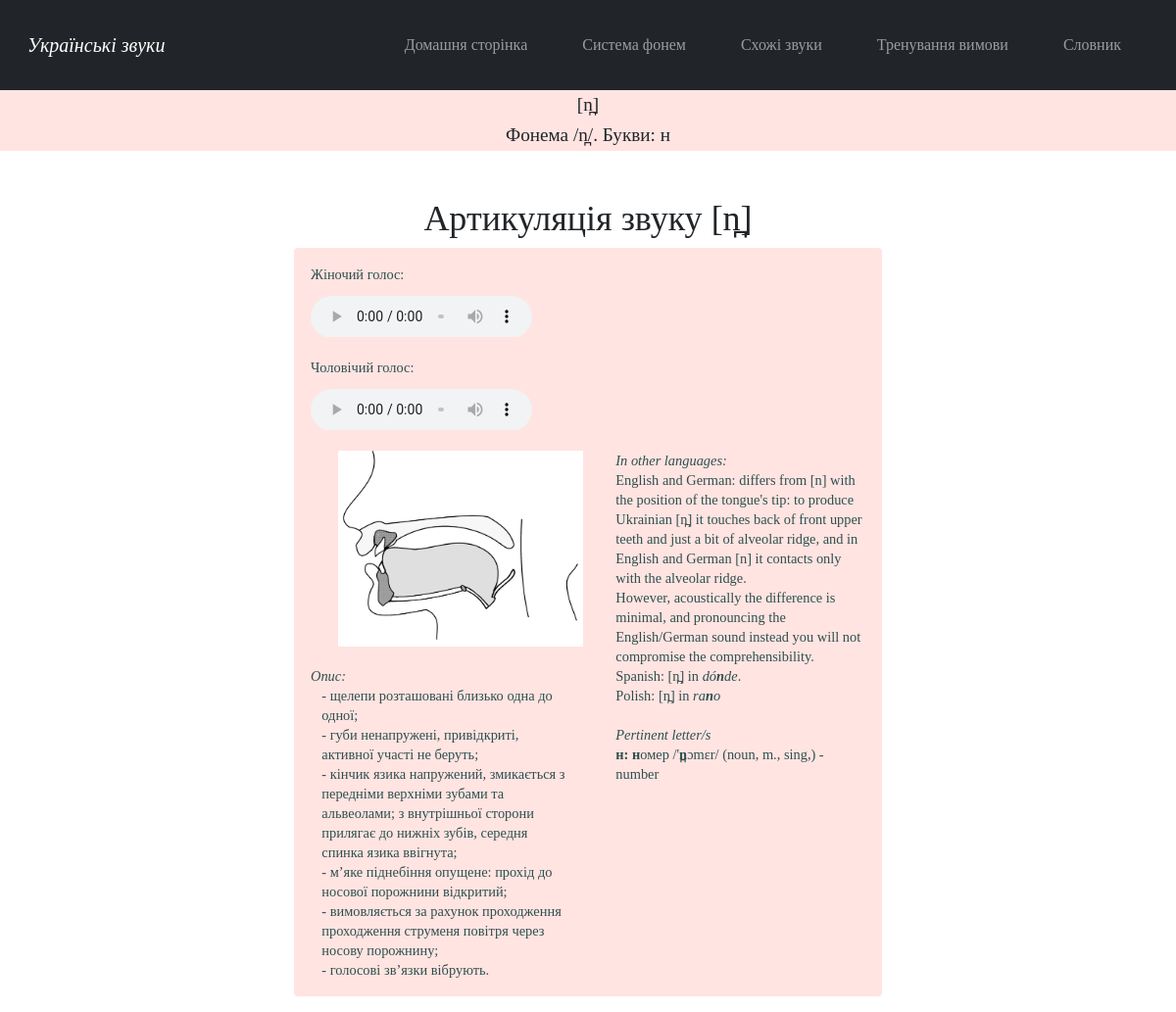
Screenshot of /sound_n with the database file from the repository.
### main/models.py (models this page shows)
class InformationAboutConsonants(models.Model):
    id = models.AutoField('id', primary_key=True)
    sound = models.CharField('звук', max_length=6)
    place_of_articulation = models.TextField('місце артикуляції', default='')
    way_of_articulation = models.TextField('спосіб артикуляції', default='')
    palatalization = models.TextField('ступінь палаталізації', default='')
    description = models.TextField('опис вимови')
    eng_description = models.TextField('англ. опис вимови', default='')
    image = models.ImageField('ілюстрація вимови', upload_to="media")
    audio = models.FileField(upload_to='documents/', default='')
    male_audio = models.FileField(upload_to='documents/', default='')

### main/views.py (the view)
# urls.py: path("sound_n", views.sound_n, name='sound_n'),
def sound_n(request):
    information = InformationAboutConsonants.objects.filter(sound__contains='n̪')
    return render(request, 'main/sound_n.html', {'information': information})

### main/templates/main/sound_n.html
{% extends 'main/pattern_for_consonants.html' %}
{% load static %}
{% block sound %}[n̪]{% endblock %}
{% block phoneme %}/n̪/{% endblock %}
{% block letter %}н{% endblock %}
{% block examples %}<i>In other languages:</i>
English and German: differs from [n] with the position of the tongue's tip: to produce Ukrainian [n̪] it touches back of front upper teeth and just a bit of alveolar ridge, and in English and German [n] it contacts only with the alveolar ridge.
However, acoustically the difference is minimal, and pronouncing the English/German sound instead you will not compromise the comprehensibility.
Spanish: [n̪] in <i>dó<b>n</b>de</i>.
Polish: [n̪] in <i>ra<b>n</b>o</i>
<i>Pertinent letter/s</i>
<b>н: </b><b>н</b>омер /'<b>n̪</b>ɔmɛr/ (noun, m., sing,) - number
{% endblock %}

### main/templates/main/pattern_for_consonants.html (shortened to what this page needs)
{% extends 'main/pattern.html' %}
{% load i18n %}
{% load static %}
{% block stylesheet %}<link rel="stylesheet" href="{% static 'main/css/pattern_separate_sounds.css' %}">{% endblock %}
{% block content %}
<main>
    <div class="header">
        <h2>{% block sound %}{% endblock %}</h2>
         <h3>{% translate "Phoneme" %} {% block phoneme %}{% endblock %}.
            {% translate "Letters:" %} {% block letter %}{% endblock %}</h3>
    </div>
    <div class="main_content">
        {% get_current_language as LANGUAGE_CODE %}
        {% for el in information%}
        <h3>{% translate "Articulation of the sound" %} {{el.sound}}</h3>
            <div class="alert alert-custom  fade in alert-dismissable show mt-2">
                <figure><figcaption>{% translate "Жіночий голос:" %}</figcaption>
                    <audio controls src={{el.audio.url}}>
                    </audio>
                </figure>
                <figure><figcaption>{% translate "Чоловічий голос:" %}</figcaption>
                    <audio controls src={{el.male_audio.url}}>
                    </audio>
                </figure>
                <img src={{el.image.url}} alt="Звук">
                <p class="examples" id="examples">{% block examples %}{% endblock %}<br></p>
                <p><i>{% translate "Description:" %}</i></p>
                {% if LANGUAGE_CODE == "uk" %}
                    <p class = "description" id="description">{{el.description}}</p>
                {%else%}
                    <p class = "description" id="description1.2">{{el.eng_description}}</p>
                {%endif%}
            </div>
        {%endfor%}
    </div>
</main>
{% endblock %}

### main/static/main/css/pattern.css (style rules this page uses)
body { background: white; font-family: Garamond, Baskerville, "Baskerville Old Face", "Hoefler Text", "Times New Roman", serif; font-style: normal; font-variant: normal; font-weight: 400; line-height: 20px; }

### main/static/main/css/pattern_separate_sounds.css (style rules this page uses)
.header { text-align: center; background: #FFE4E1; width: 100%; height: 4em; padding-top: .3em; }
.header > h2, h3 { text-align: center; font-size: 1.2em; }
.main_content { margin-top: 4vw; font-size: .9em; margin-left: auto; margin-right: auto; }
.main_content > h3 { text-align: center; font-size: 3vw; }
.main_content img { margin-left: 5%; margin-bottom: 20px; width:250px; height:200px; }
.main_content p { white-space: pre-line; font-size: 1em; }
.alert-custom { background-color:#FFE4E1; color:#2F4F4F; }
.alert-custom > p { margin-bottom:0px; }
@media screen and (min-width:601px) { .header { margin-top: 50px; } }
@media screen and (min-width:601px) { .main_content { width: 80%; } }
@media screen and (min-width:601px) { .alert-custom { background-color: ; } }
@media screen and (min-width:601px) { audio { width: 50%; padding-top:2%; } }
@media screen and (min-width:768px) { .header { margin-top: 110px; } }
@media screen and (min-width:768px) { .alert-custom { background-color: ; } }
@media screen and (min-width:768px) { audio { width: 40%; } }
@media screen and (min-width:768px) { .examples { float: right; width: 45%; } }
@media screen and (min-width:768px) { .description { width: 45%; margin-left:2%; } }
@media screen and (min-width:980px) { .header { margin-top: 90px; } }
@media screen and (min-width:980px) { .main_content { width: 65%; } }
@media screen and (min-width:980px) { .alert-custom { background-color: ; } }
@media screen and (min-width:980px) { audio { width: 40%; } }
@media screen and (min-width:1200px) { .main_content { width: 50%; } }
@media screen and (min-width:1200px) { .alert-custom { background-color:; } }

### rows the page displays
InformationAboutConsonants: sound "[n̪]", image (picture), description "- щелепи розташовані близько одна до одної; - губи ненапружені, привідкриті, активної участі не беруть; - кінчик язика напружений, змикається з передніми верхніми зубами та альвеолами; з внутрішньої сторони прилягає до нижніх зубів, середня спинка язика ввігнута; - м’яке піднебіння опущене: прохід до носової порожнини відкритий; - вимовляється за рахунок проходження проходження струменя повітря через носову порожнину; - голосові зв’язки вібрують."
